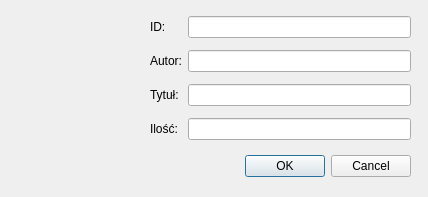
<?xml version="1.0" encoding="UTF-8"?>
<ui version="4.0">
 <class>DialogShowBook</class>
 <widget class="QDialog" name="DialogShowBook">
  <property name="geometry">
   <rect>
    <x>0</x>
    <y>0</y>
    <width>428</width>
    <height>197</height>
   </rect>
  </property>
  <property name="windowTitle">
   <string>Dialog</string>
  </property>
  <widget class="QDialogButtonBox" name="buttonBox">
   <property name="geometry">
    <rect>
     <x>180</x>
     <y>150</y>
     <width>231</width>
     <height>32</height>
    </rect>
   </property>
   <property name="orientation">
    <enum>Qt::Horizontal</enum>
   </property>
   <property name="standardButtons">
    <set>QDialogButtonBox::Cancel|QDialogButtonBox::Ok</set>
   </property>
  </widget>
  <widget class="QWidget" name="layoutWidget">
   <property name="geometry">
    <rect>
     <x>150</x>
     <y>10</y>
     <width>261</width>
     <height>138</height>
    </rect>
   </property>
   <layout class="QGridLayout" name="gridLayout">
    <item row="2" column="0">
     <widget class="QLabel" name="label_3">
      <property name="text">
       <string>Tytuł:</string>
      </property>
     </widget>
    </item>
    <item row="0" column="1">
     <widget class="QLineEdit" name="ID">
      <property name="readOnly">
       <bool>true</bool>
      </property>
     </widget>
    </item>
    <item row="3" column="1">
     <widget class="QLineEdit" name="Quantity">
      <property name="readOnly">
       <bool>true</bool>
      </property>
     </widget>
    </item>
    <item row="2" column="1">
     <widget class="QLineEdit" name="Title">
      <property name="readOnly">
       <bool>true</bool>
      </property>
     </widget>
    </item>
    <item row="1" column="0">
     <widget class="QLabel" name="label_2">
      <property name="text">
       <string>Autor:</string>
      </property>
     </widget>
    </item>
    <item row="3" column="0">
     <widget class="QLabel" name="label_4">
      <property name="text">
       <string>Ilość:</string>
      </property>
     </widget>
    </item>
    <item row="1" column="1">
     <widget class="QLineEdit" name="Author">
      <property name="readOnly">
       <bool>true</bool>
      </property>
     </widget>
    </item>
    <item row="0" column="0">
     <widget class="QLabel" name="label">
      <property name="text">
       <string>ID:</string>
      </property>
     </widget>
    </item>
   </layout>
  </widget>
  <widget class="QWidget" name="horizontalLayoutWidget">
   <property name="geometry">
    <rect>
     <x>20</x>
     <y>10</y>
     <width>121</width>
     <height>151</height>
    </rect>
   </property>
   <layout class="QHBoxLayout" name="horizontalLayout">
    <item>
     <widget class="QLabel" name="front">
      <property name="text">
       <string/>
      </property>
     </widget>
    </item>
   </layout>
  </widget>
 </widget>
 <resources/>
 <connections>
  <connection>
   <sender>buttonBox</sender>
   <signal>accepted()</signal>
   <receiver>DialogShowBook</receiver>
   <slot>accept()</slot>
   <hints>
    <hint type="sourcelabel">
     <x>248</x>
     <y>254</y>
    </hint>
    <hint type="destinationlabel">
     <x>157</x>
     <y>274</y>
    </hint>
   </hints>
  </connection>
  <connection>
   <sender>buttonBox</sender>
   <signal>rejected()</signal>
   <receiver>DialogShowBook</receiver>
   <slot>reject()</slot>
   <hints>
    <hint type="sourcelabel">
     <x>316</x>
     <y>260</y>
    </hint>
    <hint type="destinationlabel">
     <x>286</x>
     <y>274</y>
    </hint>
   </hints>
  </connection>
 </connections>
</ui>
